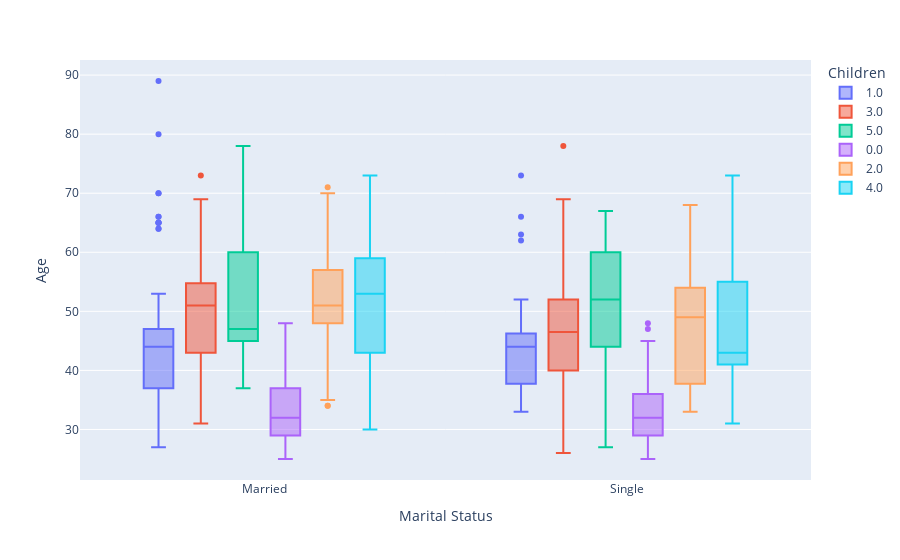

Notebook source saved alongside this figure:
### Code cell
# Se infiere la edad en función de Marital Status y la cantidad de hijos
fig = px.box(df, y = 'Age', x = "Marital Status", color = "Children")
fig.show()

### Figure 1 — Plotly figure (JSON) as saved in the notebook; plotly's stock layout.template omitted (floating-point values rounded to 4 significant figures; data arrays with more than 128 entries replaced by an {"elided": "..."} marker saying what was removed)
{"data": [{"alignmentgroup": "True", "hovertemplate": "Children=1.0<br>Marital Status=%{x}<br>Age=%{y}<extra></extra>", "legendgroup": "1.0", "marker": {"color": "#636efa"}, "name": "1.0", "notched": false, "offsetgroup": "1.0", "orientation": "v", "showlegend": true, "type": "box", "x": {"elided": "168 str values"}, "x0": " ", "xaxis": "x", "y": {"elided": "168 int values"}, "y0": " ", "yaxis": "y"}, {"alignmentgroup": "True", "hovertemplate": "Children=3.0<br>Marital Status=%{x}<br>Age=%{y}<extra></extra>", "legendgroup": "3.0", "marker": {"color": "#EF553B"}, "name": "3.0", "notched": false, "offsetgroup": "3.0", "orientation": "v", "showlegend": true, "type": "box", "x": {"elided": "131 str values"}, "x0": " ", "xaxis": "x", "y": {"elided": "131 int values"}, "y0": " ", "yaxis": "y"}, {"alignmentgroup": "True", "hovertemplate": "Children=5.0<br>Marital Status=%{x}<br>Age=%{y}<extra></extra>", "legendgroup": "5.0", "marker": {"color": "#00cc96"}, "name": "5.0", "notched": false, "offsetgroup": "5.0", "orientation": "v", "showlegend": true, "type": "box", "x": ["Married", "Married", "Married", "Married", "Single", "Single", "Married", "Single", "Married", "Married", "Married", "Married", "Single", "Single", "Married", "Single", "Single", "Single", "Single", "Married", "Married", "Married", "Married", "Single", "Single", "Single", "Married", "Married", "Single", "Married", "Married", "Single", "Single", "Married", "Married", "Married", "Single", "Married", "Single", "Married", "Married", "Married", "Single", "Single", "Single", "Married", "Single", "Married", "Single", "Married", "Married", "Married", "Married", "Married", "Married", "Married", "Single", "Single", "Married", "Married", "Married", "Married", "Married", "Single", "Married", "Single", "Married", "Married", "Single", "Married", "Married", "Married", "Married", "Married", "Married", "Single", "Married", "Married"], "x0": " ", "xaxis": "x", "y": [60, 55, 56, 44, 62, 41, 40, 62, 62, 40, 59, 61, 59, 62, 41, 62, 39, 57, 44, 46, 48, 62, 78, 39, 27, 47, 45, 46, 62, 47, 59, null, 38, 43, 40, 44, 45, 40, 60, 47, 47, 64, 59, 44, 46, 47, 44, 41, 67, 45, 47, 61, 62, 40, 60, 37, 60, 47, 59, 41, 57, 60, 60, 60, 61, 60, 46, 64, 47, 47, 63, 47, 66, 45, 46, null, 63, 46], "y0": " ", "yaxis": "y"}, {"alignmentgroup": "True", "hovertemplate": "Children=0.0<br>Marital Status=%{x}<br>Age=%{y}<extra></extra>", "legendgroup": "0.0", "marker": {"color": "#ab63fa"}, "name": "0.0", "notched": false, "offsetgroup": "0.0", "orientation": "v", "showlegend": true, "type": "box", "x": {"elided": "272 str values"}, "x0": " ", "xaxis": "x", "y": {"elided": "272 int values"}, "y0": " ", "yaxis": "y"}, {"alignmentgroup": "True", "hovertemplate": "Children=2.0<br>Marital Status=%{x}<br>Age=%{y}<extra></extra>", "legendgroup": "2.0", "marker": {"color": "#FFA15A"}, "name": "2.0", "notched": false, "offsetgroup": "2.0", "orientation": "v", "showlegend": true, "type": "box", "x": {"elided": "208 str values"}, "x0": " ", "xaxis": "x", "y": {"elided": "208 int values"}, "y0": " ", "yaxis": "y"}, {"alignmentgroup": "True", "hovertemplate": "Children=4.0<br>Marital Status=%{x}<br>Age=%{y}<extra></extra>", "legendgroup": "4.0", "marker": {"color": "#19d3f3"}, "name": "4.0", "notched": false, "offsetgroup": "4.0", "orientation": "v", "showlegend": true, "type": "box", "x": ["Single", "Married", "Single", "Married", "Married", "Single", "Single", "Single", "Married", "Single", "Married", "Married", "Single", "Married", "Married", "Married", "Married", "Single", "Married", "Married", "Married", "Married", "Married", "Married", "Married", "Married", "Married", "Single", "Married", "Married", "Married", "Married", "Married", "Married", "Single", "Married", "Married", "Married", "Married", "Married", "Married", "Married", "Single", "Single", "Single", "Single", "Married", "Married", "Married", "Single", "Married", "Married", "Married", "Married", "Married", "Married", "Married", "Single", "Single", "Married", "Married", "Married", "Married", "Single", "Single", "Married", "Single", "Single", "Single", "Married", "Married", "Single", "Single", "Single", "Married", "Married", "Single", "Married", "Single", "Single", "Married", "Married", "Married", "Married", "Married", "Married", "Single", "Married", "Single", "Married", "Single", "Married", "Married", "Single", "Single", "Single", "Married", "Married", "Married", "Married", "Married", "Married", "Married", "Single", "Single", "Married", "Married", "Single", "Single", "Single", "Married", "Married", "Married", "Married", "Married", "Married", "Single", "Married", "Married", "Married", "Single", "Single", "Single", "Married", "Single"], "x0": " ", "xaxis": "x", "y": [40, 48, 56, 54, 61, 41, 43, 31, 45, 40, 56, 60, 41, 61, 55, 58, 36, 54, 56, 45, 55, 40, 54, 36, 47, 58, 54, 41, 38, 53, 58, 46, 53, 48, 36, 53, 60, 58, 46, 51, 40, 42, 66, 61, 62, 67, 64, 42, 43, 48, 63, 42, 59, 47, 61, 70, 45, 47, 47, 44, 41, 58, 55, 48, 43, 64, 47, 63, 35, 47, 60, 47, 42, 41, 59, 59, 38, 36, 42, 41, 30, 56, 47, 59, 42, 40, 47, 43, 43, 42, 43, 73, 69, 61, 62, 50, 36, 43, 53, 56, 45, 72, 68, 42, 43, 64, 44, 42, 73, 38, 63, 46, 61, 60, 36, 42, 45, 59, 43, 35, 56, 65, 42, 42, 35], "y0": " ", "yaxis": "y"}], "layout": {"boxmode": "group", "legend": {"title": {"text": "Children"}, "tracegroupgap": 0}, "margin": {"t": 60}, "xaxis": {"anchor": "y", "domain": [0, 1], "title": {"text": "Marital Status"}}, "yaxis": {"anchor": "x", "domain": [0, 1], "title": {"text": "Age"}}}}
